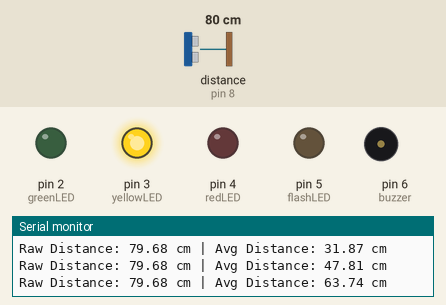
This sketch was run on a simulated Arduino Uno, built with avr-gcc and run on an emulated ATmega328P. Shown: output pins drawn as LEDs (lit = HIGH), buzzer (waves = sounding, pin HIGH), the last lines printed to the serial monitor. Wiring (inferred from the names in the program): ultrasonic range finder: trigger pin 9; echo pin 8. Dashed ring = blinking. Inputs (shaded band) come from the test bench; at power-on: distance to the obstacle (sensor on pin 8) 80 cm. The echo pulse lasts 58.3 µs per cm; pins used as bus, display or sensor lines are not drawn.

Above: at 1.2 s.
1.3 s: distance to the obstacle (sensor on pin 8) set to 101 cm
5.2 s: distance to the obstacle (sensor on pin 8) set to 111 cm
At 6.6 s:
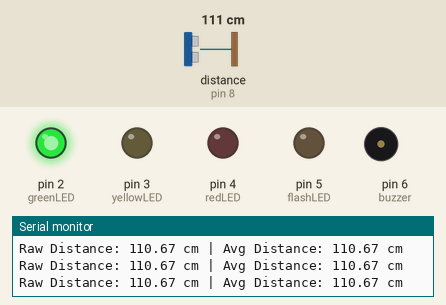
7.3 s: distance to the obstacle (sensor on pin 8) set to 97 cm
At 7.8 s:
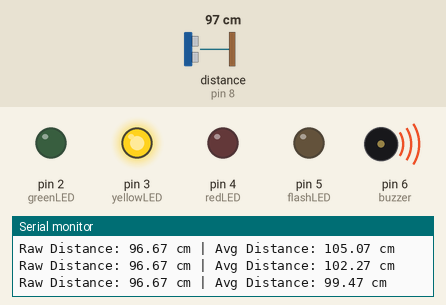
11.2 s: distance to the obstacle (sensor on pin 8) set to 32 cm
15.1 s: distance to the obstacle (sensor on pin 8) set to 27 cm
At 15.44 s:
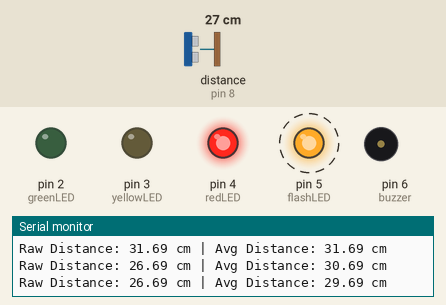
18.6 s: distance to the obstacle (sensor on pin 8) set to 60 cm
At 18.83 s:
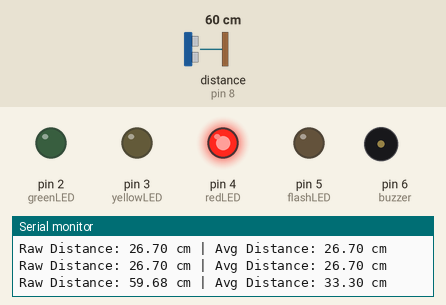
Timing chart, 0 to 23.1 s (numbered marks = the images above; inputs shaded):
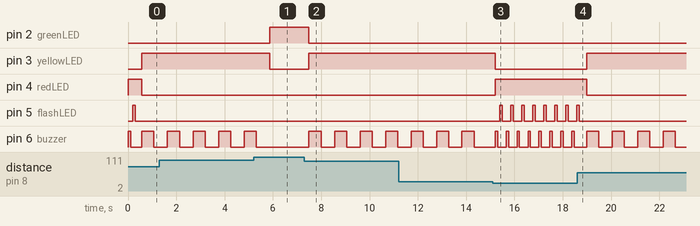

The sketch:

CODE_FOR_SECURITY_SYSTEM.ino
```cpp
// Define pins for ultrasonic sensor
const int trigPin = 9;  // Trig pin connected to D9
const int echoPin = 8;  // Echo pin connected to D8

// Define pins for LEDs (traffic light)
const int greenLED = 2;
const int yellowLED = 3;
const int redLED = 4;
const int flashLED = 5;  // Flashing LED
const int buzzer = 6;    // Buzzer pin

// Variables for ultrasonic sensor
long duration;
float distance;

// Variables for smoothing
const int numReadings = 5;
float readings[numReadings];  // the readings from the sensor
int readIndex = 0;            // the index of the current reading
float total = 0;              // the running total
float averageDistance = 0;    // the average

void setup() {
  // Set up pins for ultrasonic sensor
  pinMode(trigPin, OUTPUT);
  pinMode(echoPin, INPUT);

  // Set up pins for traffic light (LEDs) and buzzer
  pinMode(greenLED, OUTPUT);
  pinMode(yellowLED, OUTPUT);
  pinMode(redLED, OUTPUT);
  pinMode(flashLED, OUTPUT);
  pinMode(buzzer, OUTPUT);

  // Initialize all readings to 0
  for (int thisReading = 0; thisReading < numReadings; thisReading++) {
    readings[thisReading] = 0;
  }

  // Start Serial Monitor
  Serial.begin(9600);

  // Start with Green Light ON
  digitalWrite(greenLED, HIGH);
  digitalWrite(yellowLED, LOW);
  digitalWrite(redLED, LOW);
  digitalWrite(flashLED, LOW);
  digitalWrite(buzzer, LOW);
}

void loop() {
  // Clear trigPin
  digitalWrite(trigPin, LOW);
  delayMicroseconds(2);

  // Trigger the ultrasonic sensor
  digitalWrite(trigPin, HIGH);
  delayMicroseconds(10);
  digitalWrite(trigPin, LOW);

  // Read the echoPin with timeout (50ms)
  duration = pulseIn(echoPin, HIGH, 50000);

  // If no echo received, skip this reading
  if (duration == 0) {
    Serial.println("No echo received - check sensor connection");
    delay(100);
    return;
  }

  // Calculate the distance (in cm) using standard speed of sound at 20°C (343 m/s)
  distance = duration * 0.0343 / 2;

  // Discard obviously wrong readings (outside sensor's reliable range)
  if (distance < 2.0 || distance > 400.0) {
    Serial.println("Invalid reading discarded");
    delay(50);
    return;
  }

  // Smoothing - subtract the last reading
  total = total - readings[readIndex];

  // Add new reading to array and total
  readings[readIndex] = distance;
  total = total + readings[readIndex];
  readIndex = (readIndex + 1) % numReadings;

  // Calculate the average distance
  averageDistance = total / numReadings;

  // Print debug information
  Serial.print("Raw Distance: ");
  Serial.print(distance);
  Serial.print(" cm | Avg Distance: ");
  Serial.print(averageDistance);
  Serial.println(" cm");

  // System Behavior Logic
  if (averageDistance > 100.0) {
    // Green Light (Safe) — No one is near
    digitalWrite(greenLED, HIGH);
    digitalWrite(yellowLED, LOW);
    digitalWrite(redLED, LOW);
    digitalWrite(buzzer, LOW);
    digitalWrite(flashLED, LOW);
  }
  else if (averageDistance > 50.0 && averageDistance <= 100.0) {
    // Yellow Light (Warning) — Someone approaching
    digitalWrite(greenLED, LOW);
    digitalWrite(yellowLED, HIGH);
    digitalWrite(redLED, LOW);

    // Slow Buzzer Beep (Warning)
    digitalWrite(buzzer, HIGH);
    delay(500);
    digitalWrite(buzzer, LOW);
    delay(500);
    digitalWrite(flashLED, LOW);
  }
  else if (averageDistance <= 30.0) {
    // Red Light and Alarm (Danger) — Someone very close!
    digitalWrite(greenLED, LOW);
    digitalWrite(yellowLED, LOW);
    digitalWrite(redLED, HIGH);

    // Fast Buzzer Beep (Danger)
    digitalWrite(buzzer, HIGH);
    delay(100);
    digitalWrite(buzzer, LOW);
    delay(100);

    // Flashing LED
    digitalWrite(flashLED, HIGH);
    delay(100);
    digitalWrite(flashLED, LOW);
    delay(100);
  }
  else {
    // For distances between 30-50cm (maintain previous state)
    // You could add specific behavior here if needed
  }

  delay(50);  // Short delay for more responsive system
}
```

Measured:
- the behaviour switches between 105 and 106 cm on distance to the obstacle (sensor on pin 8) (found by bisection; images 0 and 1)
- the behaviour switches between 101 and 100 cm on distance to the obstacle (sensor on pin 8) (found by bisection; images 1 and 2)
- the behaviour switches between 31 and 30 cm on distance to the obstacle (sensor on pin 8) (found by bisection; images 2 and 3)
- after the input at 7.3 s, pin 2 (greenLED): HIGH → LOW after 0.19 s; pin 3 (yellowLED): LOW → HIGH after 0.19 s; pin 6 (buzzer): alternates HIGH for 0.50 s and LOW for 0.56 s, starting after 0.19 s
- after the input at 15.1 s, pin 3 (yellowLED): HIGH → LOW after 0.10 s; pin 4 (redLED): LOW → HIGH after 0.10 s; pin 5 (flashLED): alternates HIGH for 0.10 s and LOW for 0.35 s, starting after 0.30 s; pin 6 (buzzer): alternates HIGH for 0.10 s and LOW for 0.35 s, starting after 0.10 s
- after the input at 18.6 s, pin 3 (yellowLED): LOW → HIGH after 0.39 s; pin 4 (redLED): HIGH → LOW after 0.39 s; pin 5 (flashLED): goes on until 18.7 s, then stays LOW; pin 6 (buzzer): alternates HIGH for 0.50 s and LOW for 0.56 s, starting after 0.39 s
- by itself, pin 6 (buzzer): alternates HIGH for 0.50 s and LOW for 0.56 s
